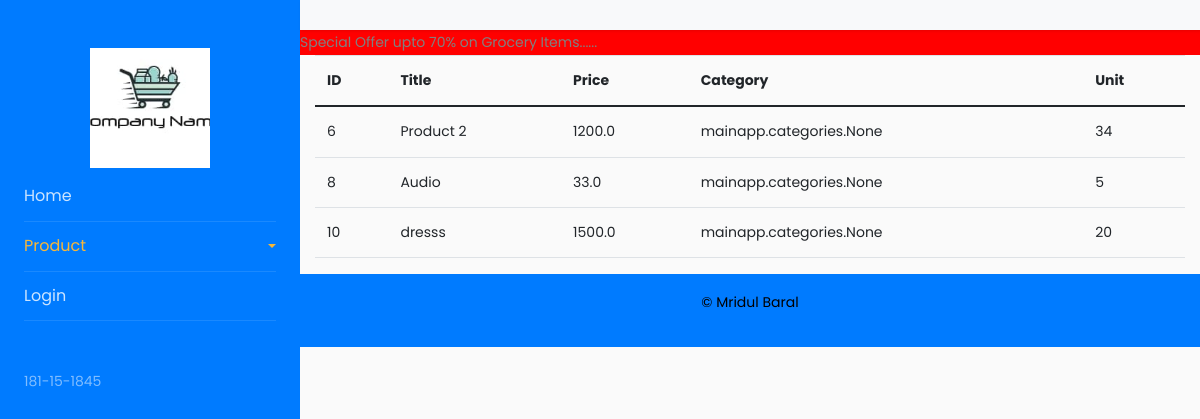
The page /Dress on the database its author committed.
### mainapp/models.py (models this page shows, shortened)
class product(models.Model):
    seller = models.ForeignKey(User, on_delete=models.CASCADE, null=True, blank=True)
    title = models.CharField(max_length=100)
    price = models.FloatField()
    category = models.ManyToManyField(categories)
    Available_Unit = models.IntegerField()

### mainapp/views.py (the view)
# urls.py: path('Dress', views.Dress, name="Dress"),
def Dress(request):
    products = product.objects.filter(category__id='4')
    return render(request, 'products.html',{'products':products})

### mainapp/templates/products.html
{% extends 'base.html' %}
{% load static %}
{% block content%}
<div class="container">
  <table class="table">
    <thead>
      <tr>
        <th scope="col">ID</th>
        <th scope="col">Title</th>
        <th scope="col">Price</th>
        <th scope="col">Category</th>
        <th scope="col">Unit</th>
      </tr>
    </thead>
    <tbody>
      {% for p in products %}
      <tr>
        <td scope="row" >{{p.id}}</td>
        <td>{{p.title}}</td>
        <td>{{p.price}}</td>
        <td>{{p.category}}</td>
        <td>{{p.Available_Unit}}</td>
      </tr>
      {% endfor %}
    </tbody>
  </table>
</div>
{% endblock %}

### mainapp/templates/base.html (shortened to what this page needs)
{% load static %}
<!doctype html>
<html lang="en">
<head>
    <link href="https://cdn.jsdelivr.net/npm/bootstrap@5.0.0-beta3/dist/css/bootstrap.min.css" rel="stylesheet">
    <link rel="stylesheet" href="https://stackpath.bootstrapcdn.com/font-awesome/4.7.0/css/font-awesome.min.css">
    <link rel="stylesheet" href="{% static 'css/style.css' %}">
</head>
<body>
    <div class="wrapper d-flex align-items-stretch">
        <nav id="sidebar" class="bg-primary">
            <div class="p-4 pt-5">
                <a href="#" class="img logo mb-1" style="background-image: url({% static 'images/photo_2021-04-06_13-18-45.jpg' %});"></a>
                <ul class="list-unstyled components mb-5">
                    <li>
                        <a href="{% url 'index' %}">Home</a>
                    </li>
                    <li class="active">
                        <a href="#homeSubmenu" data-toggle="collapse" aria-expanded="false" class="dropdown-toggle">Product</a>
                    </li>
                    {% if user.is_authenticated %}
                    <li>
                        <a href="{% url 'logout' %}">Logout</a>
                    </li>
                    <li>
                        <a href="{% url 'profile' %}">Profile</a>
                    </li>
                    {%else %}
                    <li>
                        <a href="{% url 'login' %}">Login</a>
                    </li>
                    {% endif%}
                </ul>
                <div class="footer">
                    <p>
                        181-15-1845
                    </p>
                </div>
            </div>
        </nav>
        <div id="content" class="">
            <nav class="navbar navbar-expand-lg navbar-light bg-light">
            </nav>
            <marquee width="100%" direction="left" style="background-color: red;">
                Special Offer upto 70% on Grocery Items......
            </marquee>
            {% block content %} {% endblock %}
            <footer class="footer bg-primary">
                <div class="text-center text-dark p-3">
                    <p style="color: black;"> © Mridul Baral</p>
                </div>
            </footer>
        </div>
    </div>
</body>
</html>

### rows shown on the page
product: id "6", title "Product 2", price "1200.0", category "mainapp.categories.None", Available_Unit "34"
product: id "8", title "Audio", price "33.0", category "mainapp.categories.None", Available_Unit "5"
product: id "10", title "dresss", price "1500.0", category "mainapp.categories.None", Available_Unit "20"
